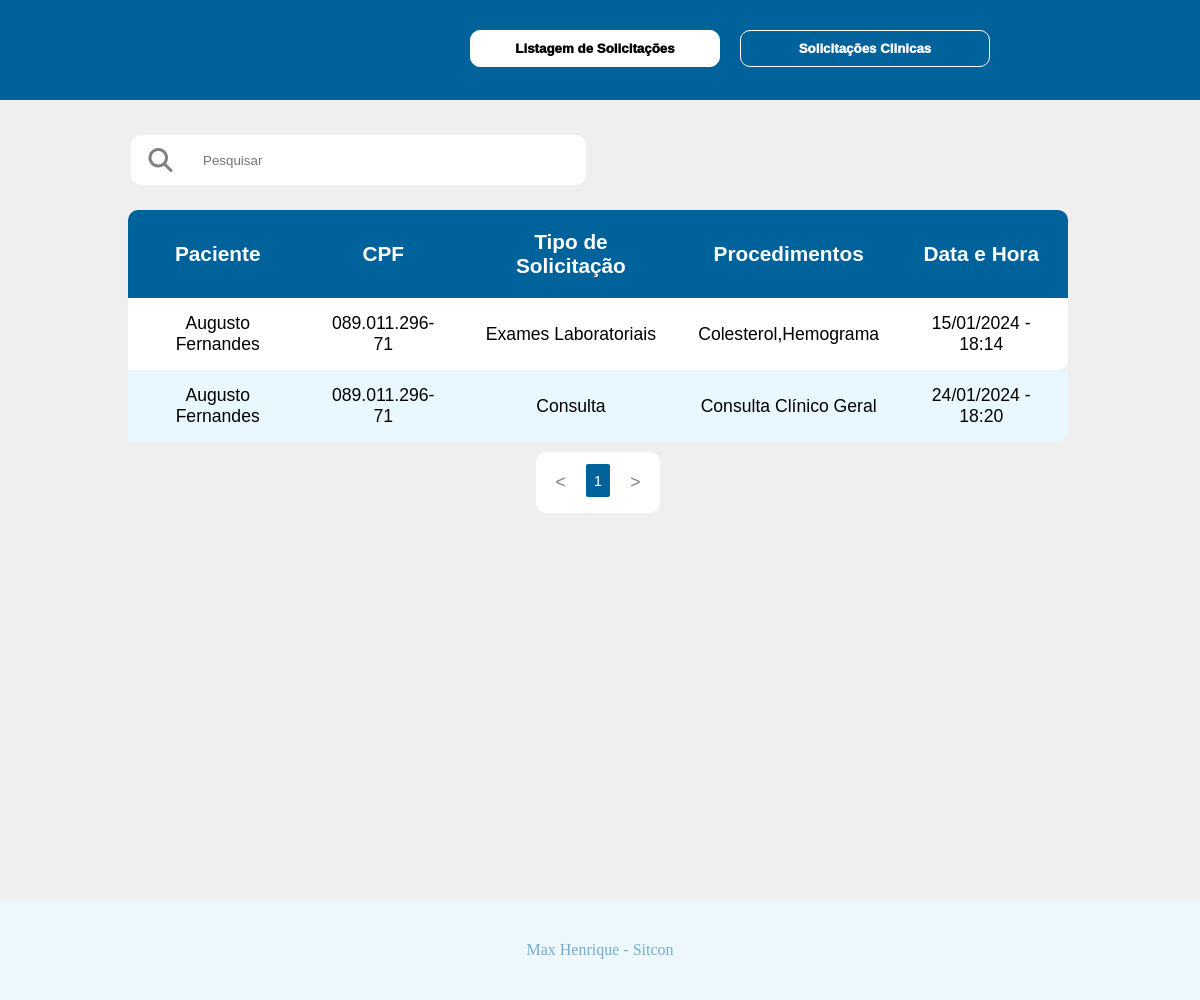
/listasolicitacoes.php, run on the app's committed database.
### tables this page shows
CREATE TABLE `solicitacoes` (
  `id` int(11) NOT NULL,
  `paciente_id` int(11) NOT NULL,
  `horaAtendimento` time NOT NULL,
  `diaAtendimento` date NOT NULL,
  `tipo_id` int(11) NOT NULL,
  `profissional_id` int(11) NOT NULL,
  `Procedimentos` text NOT NULL
);

CREATE TABLE `pacientes` (
  `id` int(11) NOT NULL,
  `nome` varchar(50) NOT NULL,
  `dataNasc` date NOT NULL,
  `CPF` varchar(12) NOT NULL,
  `status` varchar(7) NOT NULL
);

### Configs/Class/class_solicitacoes.php (called while the page is built, shortened)
<?php
class Solicitacoes{
    public static function getSolicitacoes($pesquisa){
        $whereSearch = '';
        if(!isset($_GET['page'])){
            $page = 1;
        }else{
            $page = $_GET['page'];
        }
        if($page == 1){
            $limit = " LIMIT 10";
        }else{
            $limit = " LIMIT ".($page-1) * 10 .",10";
        }
        $SQLQuantidade = <<<SQL
        SELECT
            pacientes.nome as paciente,
            diaAtendimento as data,
            horaAtendimento as hora,
            Procedimentos,
            CPF,
            tipo_id,
            tiposolicitacao.descricao as tipo
        FROM solicitacoes
        INNER JOIN pacientes ON(pacientes.id = solicitacoes.paciente_id)
        INNER JOIN tiposolicitacao ON(tiposolicitacao.id = solicitacoes.tipo_id) $whereSearch
        SQL;
        $qtItem = mysqli_num_rows(mysqli_query(Database::DB(),$SQLQuantidade));
        $SQL = <<<SQL
        SELECT
            pacientes.nome as paciente,
            diaAtendimento as data,
            horaAtendimento as hora,
            Procedimentos,
            CPF,
            tipo_id,
            tiposolicitacao.descricao as tipo
        FROM solicitacoes
        INNER JOIN pacientes ON(pacientes.id = solicitacoes.paciente_id)
        INNER JOIN tiposolicitacao ON(tiposolicitacao.id = solicitacoes.tipo_id) $whereSearch $limit
        SQL;
        $return = array(
            "rows" => mysqli_query(Database::DB(),$SQL),
            "quantidadeItens" => ceil($qtItem),
            "debug"=> $SQL
        );
        return $return;
    }
}

### Configs/Database/db.php (called while the page is built)
<?php
class Database{
    public static function DB(){
        return mysqli_connect('localhost','root','','desafiositcon');
    }
}

### Configs/Class/class_sitcon.php (called while the page is built)
<?php
class Sitcon{
    public static function cpfCnpj($val, $mask) {
        $maskared = '';
        $k = 0;
        for($i = 0; $i<=strlen($mask)-1; $i++) {
            if($mask[$i] == '#') {
                if(isset($val[$k])) $maskared .= $val[$k++];
            } else {
                if(isset($mask[$i])) $maskared .= $mask[$i];
            }
        }
        return $maskared;
    }
    public static function data($data,$tipo){
        return date($tipo, strtotime($data));
    }
}

### listasolicitacoes.php (the view)
<?php
include"Configs/Includes/header.php";
require"Configs/Class/class_solicitacoes.php";
?>
<div class="table-sitcon-solicitacoes">
    <form id="pesquisa" action="listasolicitacoes.php" method="GET">
        <i class="fa fa-search"></i><input type="search" name="pesquisar" value="<?=(isset($_GET['pesquisar']) ? $_GET['pesquisar'] : '' )?>" placeholder="Pesquisar">
    </form>
    <table>
        <thead class="font-label">
            <tr>
                <th>Paciente</th>
                <th>CPF</th>
                <th>Tipo de Solicitação</th>
                <th>Procedimentos</th>
                <th>Data e Hora</th>
            </tr>
        </thead>
        <tbody>
            <?php
            $QuantidadeItens = Solicitacoes::getSolicitacoes((isset($_GET['pesquisar']) ? $_GET['pesquisar'] : '' ))['quantidadeItens'];
            $linksPaginaveis = ceil($QuantidadeItens/10);
            foreach(Solicitacoes::getSolicitacoes((isset($_GET['pesquisar']) ? $_GET['pesquisar'] : '' ))['rows'] as $p){
            ?>
            <tr>
                <td><?=$p['paciente']?></td>
                <td><?=Sitcon::cpfCnpj($p['CPF'],'###.###.###-###')?></td>
                <td><?=($p['tipo_id'] == 2) ? 'Exames Laboratoriais' : 'Consulta' ?></td>
                <td><?=($p['tipo_id'] == 2) ? implode(",",json_decode($p['Procedimentos'],true)) : $p['Procedimentos'] ?></td>
                <td><?=Sitcon::data($p['data']." ".$p['hora'],'d/m/Y - H:i')?></td>
            </tr>
            <?php
            }
            ?>
        </tbody>
    </table>
    <span id="pagination">
         <ul>
         <li id="back" style="font-size:1.1em"><a href='listasolicitacoes.php<?=(isset($_GET['pesquisar']) ? '?pesquisar='.$_GET['pesquisar']."&page=1" : '?page=1' )?>' class='linkUnselected'><</a></li>
            <?php
            if(!isset($_GET['page'])){
                $page = 1;
            }else{
                $page = $_GET['page'];
            }
            $primeiraPagina = max($page - 3,1);
            $ultimaPagina = min($QuantidadeItens,$page + 3);
            for($i=$primeiraPagina;$i<=$ultimaPagina;$i++){
                $active = "class=\"linkUnselected\"";
                if($page == $i){
                    $active = "class=\"linkSelected\"";
                }
                if($i <= $linksPaginaveis){
                ?>
                    <li><a href='listasolicitacoes.php<?=(isset($_GET['pesquisar']) ? '?pesquisar='.$_GET['pesquisar'].'&page='.$i : '?page='.$i )?>' <?=$active?>><?=$i?></a></li>
                <?php
                }
            }
            ?>
        <li id="next" style="font-size:1.1em"><a href='listasolicitacoes.php<?=(isset($_GET['pesquisar']) ? '?pesquisar='.$_GET['pesquisar'].'&page='.$linksPaginaveis : '?page='.$linksPaginaveis )?>' class='linkUnselected'>></a></li>
        </ul>
    </span>
</div>
<?php
include"Configs/Includes/footer.php";
?>

### css/headerfooter.css (style rules this page uses)
* { margin:0; padding:0; list-style:none; text-decoration:none; }
body { background:#EFEFEF; overflow:scroll; height:1000px; }
.table-sitcon tbody tr:nth-child(even), .table-sitcon-solicitacoes tbody tr:nth-child(even) { background-color: #e9f7ff; }
.font-label { font-family:Arial, Helvetica, sans-serif; font-weight:1000; }

### css/index.css (style rules this page uses)
.table-sitcon, .table-sitcon-solicitacoes { width:98%; display:flex; flex-direction:column; align-items:center; margin:10px; }
.table-sitcon table thead, .table-sitcon-solicitacoes table thead { background:#00629B; font-size:1.3em; }
.linkUnselected { color:gray; }
.linkSelected { background:#00629B; padding:8px; color:white; text-align:center; border-radius:2px; }
#pagination { display:flex; flex-direction:row; background:white; padding:10px; color:gray; margin:10px; border-radius:10px; }
#pagination ul { display:flex; flex-direction:row; }
#pagination ul li { margin:10px; font-family:Impact, Haettenschweiler, 'Arial Narrow Bold', sans-serif; font-size:15px }
.table-sitcon table tbody, .table-sitcon-solicitacoes table tbody { font-size:1.1em; font-family:Arial, Helvetica, sans-serif; background:white; }
.table-sitcon table tbody tr td, .table-sitcon-solicitacoes table tbody tr td { padding:15px; }
.table-sitcon-solicitacoes table tbody tr td:nth-child(5) { border-bottom-right-radius: 10px; }
.table-sitcon table thead tr th, .table-sitcon-solicitacoes table thead tr th { padding:20px; color:white; }
.table-sitcon-solicitacoes table thead tr th:nth-child(1) { border-top-left-radius: 10px; }
.table-sitcon-solicitacoes table thead tr th:nth-child(5) { border-top-right-radius: 10px; }
#pesquisa { width:79.5%; padding:25px; }
#pesquisa input { float:left; padding:14.5px; width:400px; background:white; border:solid white; border-bottom-right-radius: 10px; border-top-right-radius: 10px; border-bottom-left-radius: 0px; border-top-left-radius: 0px; }
#pesquisa i { float:left; padding:10px; background:white; border:solid white; border-bottom-left-radius: 10px; border-top-left-radius: 10px; color:gray; font-size:1.5em; padding-left:15px; }
.table-sitcon table,.table-sitcon-solicitacoes table { width:80%; margin:0px; border-spacing:0px; text-align:center; }

### data on the page
solicitacoes: paciente.nome "Augusto Fernandes", paciente.CPF "089.011.296-71", tipo_id "Exames Laboratoriais", Procedimentos "Colesterol,Hemograma", Sitcon::data($p['data']." ".$p['hora'],'d/m/Y - H:i') "15/01/2024 - 18:14"
solicitacoes: paciente.nome "Augusto Fernandes", paciente.CPF "089.011.296-71", tipo_id "Consulta", Procedimentos "Consulta Clínico Geral", Sitcon::data($p['data']." ".$p['hora'],'d/m/Y - H:i') "24/01/2024 - 18:20"
